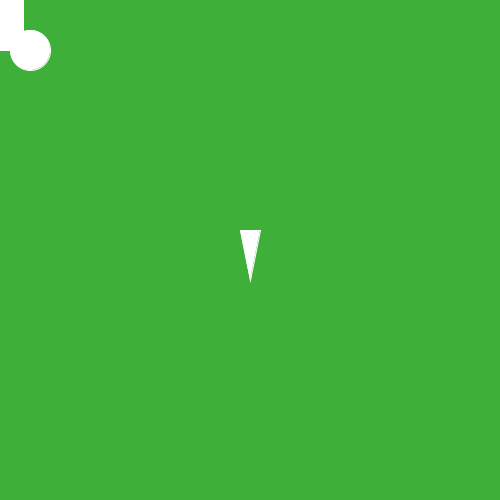
Frame 1 (no input)
Frame 60 (the mouse pressed at the canvas centre just before this capture): identical to frame 1, image omitted
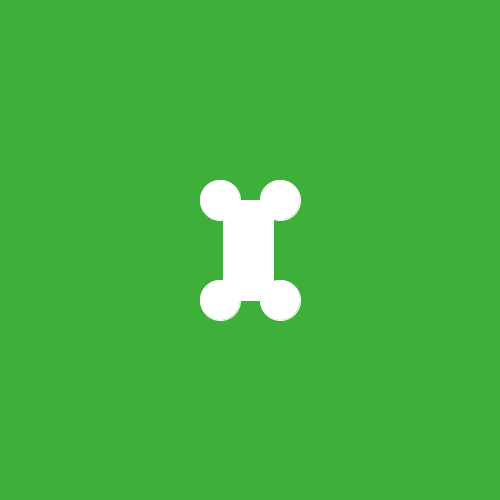
Frame 120 (the mouse held since frame 60 and released just before this capture)

The Processing sketch that drew these frames (run headless with seeded random() and noise(); from frame 60 on, the mouse is pressed at the canvas centre):

// Processing sketch: processing_71294
// ── processing_71294.pde

//Philip H CP1 14/15
//gameDuGame
void setup()
{
  size(500, 500);
}
void draw()
{
  background(62, 175, 57);
  person();
  ellipse(mouseX-30, mouseY-50, 40, 40);
  ellipse(mouseX+30, mouseY-50, 40, 40);
  rect(mouseX-27, mouseY-50, 50, 100);
  ellipse(mouseX-30, mouseY+50, 40, 40);
  ellipse(mouseX+30, mouseY+50, 40, 40);
}

void person()
{
  int x = 0;
  if (keyCode==UP)
  {
    stroke(255);
    triangle(240, 230, 260, 230, 250, 280);
    stroke(11, 73, 152);
    line(250, 230, 250, 220);
  }

else if (keyCode==DOWN)
{
  stroke(255);
  triangle(240, 270, 260, 270, 250, 220);
  stroke(11, 73, 152);
  line(250, 270, 250, 290);
  stroke(45);
}
else if (keyCode==LEFT)
{
  stroke(255);
  triangle(230, 240, 230, 260, 280, 250);
  stroke(11, 73, 152);
  line(230, 250, 210, 250);
}
else if (keyCode==RIGHT)
{
  stroke(255);
  triangle(270, 240, 270, 260, 220, 250);
  stroke(11, 73, 152);
  line(270, 250, 290, 250);
}
else
{
  stroke(255);
  triangle(240+x, 230+x, 260+x, 230+x, 250+x, 280+x);
  x=x+int(random(-2, 2));
}
//stop
}
